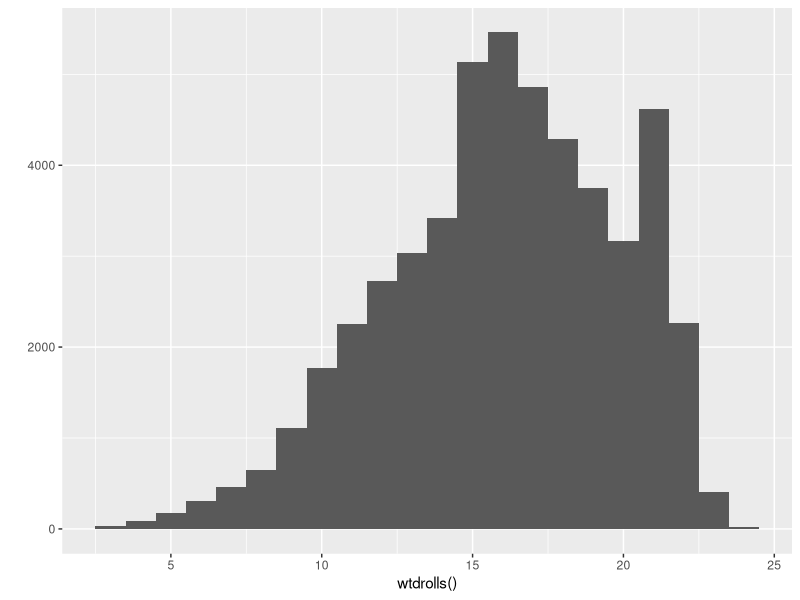

Write R code to recreate this figure. (Note: this script raises an error after producing the figure.)
## ---- chunk 1
knitr::opts_chunk$set(echo = TRUE)
library(tidyverse)
## ---- chunk 2
wtdrolls <- function(sides=1:8, max_rolls = 50000, num_of_dice = 3) {
  replicate(max_rolls, {
    dice <- sample(sides, size = num_of_dice, replace = TRUE,
                 prob = c(0.1,0.1,0.1,0.1,0.1,0.1,0.5,0.1))
    sum(dice)
  })
}  
qplot(wtdrolls(), binwidth = 1)
## ---- chunk 3
rescale01 <- function(x) { 
  if (!is.numeric(x)) {
    stop("Inputs must all be numeric.")
  }
  rng <- range(x, na.rm = TRUE, finite =TRUE) 
  y <- (x- rng[1]) / (rng[2] - rng[1])
  y[y == -Inf] <- 0
  y[y == Inf] <- 1
  y
}
z <- c(-Inf, 24, 17, 45, 6, 42, Inf)
rescale01(z)
y <- c(36, 7, 42, 495, 344, 76)
rescale01(y)
x <- c(45, 23, "5k67", "7k7kkkk", 53)
rescale01(x)
## ---- chunk 4
both_na <- function(x, y) {
  if (length(x) != length(y)) {
    stop("Vectors must be the same length.")
  }
  sum(is.na(x) & is.na(y))
}
x <- c(NA, 1, 3, NA, NA, NA, 4)
y <- c(NA, 3, 2, 4, NA, NA, NA)
both_na(x, y)
red <- c(NA, 1, 3, 5, NA)
blue <- c(NA, 1, 3, 2)
both_na(red, blue)
## ---- chunk 5
fizzbuzz <- function(x) {
  if (!(x %% 3)) {
    if (!(x %% 5)) {
    print("fizzbuzz")      
    } else {
      print("fizz")
    }
  } else if (!(x %% 5)) {
    print("buzz")
  } else {
    print(x)
  }
}
fizzbuzz(36)
fizzbuzz(55)
fizzbuzz(120)
fizzbuzz(347)
## ---- chunk 6
get_temp_desc <- function(temp) {
  if (temp <= 0) {
    "freezing"
  } else if (temp <= 10) {
    "cold"
  } else if (temp <= 20) {
    "cool"
  } else if (temp <= 30) {
    "warm"
  } else {
    "hot"
  } 
}
## ---- chunk 7
get_temp_desc <- function(temp) {
  cut(temp, breaks = c(-Inf, 0, 10, 20, 30, Inf), 
      labels = c("freezing", "cold", "cool", "warm", "hot"), 
      right = FALSE)
}
get_temp_desc(-10)
get_temp_desc(8)
get_temp_desc(15)
get_temp_desc(25)
get_temp_desc(42)
